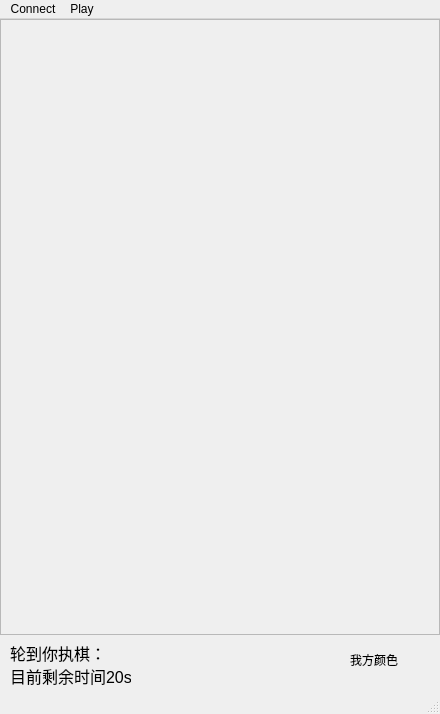
<?xml version="1.0" encoding="UTF-8"?>
<ui version="4.0">
 <class>MainWindow</class>
 <widget class="QMainWindow" name="MainWindow">
  <property name="geometry">
   <rect>
    <x>0</x>
    <y>0</y>
    <width>440</width>
    <height>714</height>
   </rect>
  </property>
  <property name="minimumSize">
   <size>
    <width>440</width>
    <height>714</height>
   </size>
  </property>
  <property name="maximumSize">
   <size>
    <width>440</width>
    <height>714</height>
   </size>
  </property>
  <property name="windowTitle">
   <string>MainWindow</string>
  </property>
  <widget class="QWidget" name="centralwidget">
   <widget class="chessboard" name="frame">
    <property name="geometry">
     <rect>
      <x>0</x>
      <y>0</y>
      <width>440</width>
      <height>616</height>
     </rect>
    </property>
    <property name="minimumSize">
     <size>
      <width>440</width>
      <height>616</height>
     </size>
    </property>
    <property name="maximumSize">
     <size>
      <width>440</width>
      <height>616</height>
     </size>
    </property>
    <property name="frameShape">
     <enum>QFrame::StyledPanel</enum>
    </property>
    <property name="frameShadow">
     <enum>QFrame::Raised</enum>
    </property>
    <widget class="QLabel" name="label">
     <property name="enabled">
      <bool>true</bool>
     </property>
     <property name="geometry">
      <rect>
       <x>0</x>
       <y>0</y>
       <width>440</width>
       <height>616</height>
      </rect>
     </property>
     <property name="minimumSize">
      <size>
       <width>440</width>
       <height>616</height>
      </size>
     </property>
     <property name="maximumSize">
      <size>
       <width>440</width>
       <height>616</height>
      </size>
     </property>
     <property name="text">
      <string/>
     </property>
     <property name="textFormat">
      <enum>Qt::AutoText</enum>
     </property>
     <property name="pixmap">
      <pixmap resource="image.qrc">:/new/image/empty_plate.png</pixmap>
     </property>
     <property name="scaledContents">
      <bool>true</bool>
     </property>
    </widget>
   </widget>
   <widget class="QLabel" name="label_2">
    <property name="geometry">
     <rect>
      <x>10</x>
      <y>620</y>
      <width>121</width>
      <height>51</height>
     </rect>
    </property>
    <property name="font">
     <font>
      <family>Arial</family>
      <pointsize>12</pointsize>
     </font>
    </property>
    <property name="autoFillBackground">
     <bool>true</bool>
    </property>
    <property name="text">
     <string>轮到你执棋：
目前剩余时间20s</string>
    </property>
   </widget>
   <widget class="QLabel" name="label_3">
    <property name="geometry">
     <rect>
      <x>350</x>
      <y>620</y>
      <width>81</width>
      <height>41</height>
     </rect>
    </property>
    <property name="text">
     <string>我方颜色</string>
    </property>
   </widget>
  </widget>
  <widget class="QMenuBar" name="menubar">
   <property name="geometry">
    <rect>
     <x>0</x>
     <y>0</y>
     <width>440</width>
     <height>21</height>
    </rect>
   </property>
   <widget class="QMenu" name="menuconnect">
    <property name="title">
     <string>Connect</string>
    </property>
    <addaction name="actionCreate_the_connection"/>
    <addaction name="actionConnect_to_Server"/>
   </widget>
   <widget class="QMenu" name="menuPlay">
    <property name="title">
     <string>Play</string>
    </property>
    <addaction name="actionStart"/>
    <addaction name="actionAdmit_defeat"/>
   </widget>
   <addaction name="menuconnect"/>
   <addaction name="menuPlay"/>
  </widget>
  <widget class="QStatusBar" name="statusbar"/>
  <action name="actionCreate_the_connection">
   <property name="text">
    <string>Create the connection</string>
   </property>
  </action>
  <action name="actionConnect_to_Server">
   <property name="text">
    <string>Connect to Server</string>
   </property>
  </action>
  <action name="actionStart">
   <property name="text">
    <string>Start</string>
   </property>
  </action>
  <action name="actionAdmit_defeat">
   <property name="text">
    <string>Admit defeat</string>
   </property>
  </action>
 </widget>
 <customwidgets>
  <customwidget>
   <class>chessboard</class>
   <extends>QFrame</extends>
   <header>chessboard.h</header>
   <container>1</container>
   <slots>
    <slot>gene_new_chessboard()</slot>
   </slots>
  </customwidget>
 </customwidgets>
 <resources>
  <include location="image.qrc"/>
 </resources>
 <connections/>
</ui>
